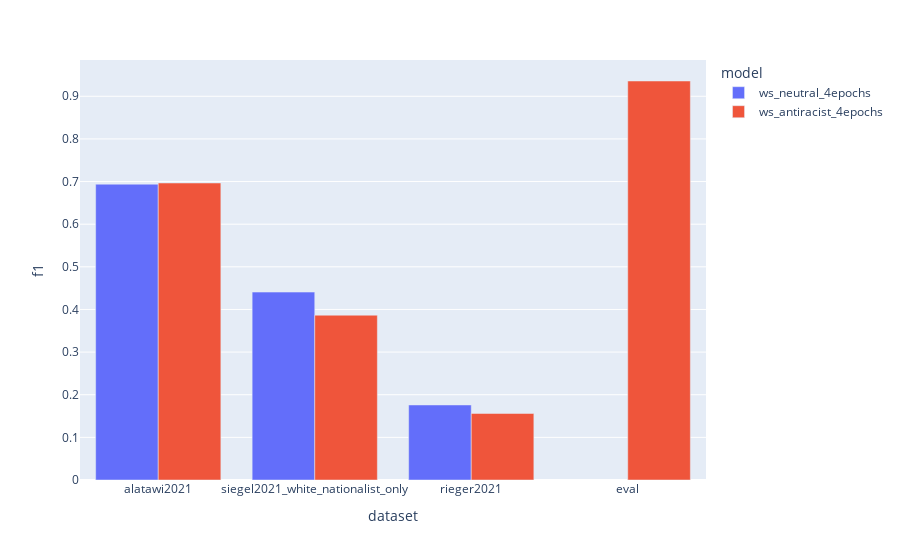
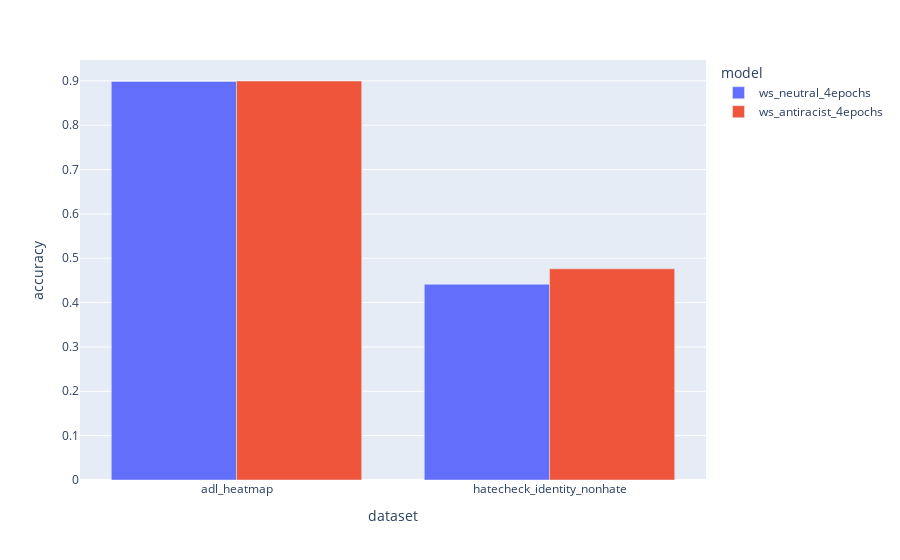

These figures' notebook cell, in order:
### Code cell
# Plot F1 and accuracies for datasets that contain white supremacist and not
import plotly.express as px

for metric in results.selected_metric.unique():
    selected = results[results.selected_metric == metric]
    px.bar(selected, x='dataset', y=metric, color='model', barmode='group').show()

### Figure 1 — Plotly figure (JSON) as saved in the notebook; plotly's stock layout.template omitted (floating-point values rounded to 4 significant figures)
{"data": [{"alignmentgroup": "True", "hovertemplate": "model=ws_neutral_4epochs<br>dataset=%{x}<br>f1=%{y}<extra></extra>", "legendgroup": "ws_neutral_4epochs", "marker": {"color": "#636efa", "pattern": {"shape": ""}}, "name": "ws_neutral_4epochs", "offsetgroup": "ws_neutral_4epochs", "orientation": "v", "showlegend": true, "textposition": "auto", "type": "bar", "x": ["alatawi2021", "siegel2021_white_nationalist_only", "rieger2021"], "xaxis": "x", "y": [0.6938, 0.4407, 0.176], "yaxis": "y"}, {"alignmentgroup": "True", "hovertemplate": "model=ws_antiracist_4epochs<br>dataset=%{x}<br>f1=%{y}<extra></extra>", "legendgroup": "ws_antiracist_4epochs", "marker": {"color": "#EF553B", "pattern": {"shape": ""}}, "name": "ws_antiracist_4epochs", "offsetgroup": "ws_antiracist_4epochs", "orientation": "v", "showlegend": true, "textposition": "auto", "type": "bar", "x": ["eval", "alatawi2021", "siegel2021_white_nationalist_only", "rieger2021"], "xaxis": "x", "y": [0.9358, 0.6966, 0.3866, 0.156], "yaxis": "y"}], "layout": {"autosize": true, "barmode": "group", "legend": {"title": {"text": "model"}, "tracegroupgap": 0}, "margin": {"t": 60}, "xaxis": {"anchor": "y", "autorange": true, "domain": [0, 1], "range": [-0.5, 3.5], "title": {"text": "dataset"}, "type": "category"}, "yaxis": {"anchor": "x", "autorange": true, "domain": [0, 1], "range": [0, 0.9851], "title": {"text": "f1"}, "type": "linear"}}}

### Figure 2 — Plotly figure (JSON) as saved in the notebook; plotly's stock layout.template omitted (floating-point values rounded to 4 significant figures)
{"data": [{"alignmentgroup": "True", "hovertemplate": "model=ws_neutral_4epochs<br>dataset=%{x}<br>accuracy=%{y}<extra></extra>", "legendgroup": "ws_neutral_4epochs", "marker": {"color": "#636efa", "pattern": {"shape": ""}}, "name": "ws_neutral_4epochs", "offsetgroup": "ws_neutral_4epochs", "orientation": "v", "showlegend": true, "textposition": "auto", "type": "bar", "x": ["adl_heatmap", "hatecheck_identity_nonhate"], "xaxis": "x", "y": [0.8986, 0.4413], "yaxis": "y"}, {"alignmentgroup": "True", "hovertemplate": "model=ws_antiracist_4epochs<br>dataset=%{x}<br>accuracy=%{y}<extra></extra>", "legendgroup": "ws_antiracist_4epochs", "marker": {"color": "#EF553B", "pattern": {"shape": ""}}, "name": "ws_antiracist_4epochs", "offsetgroup": "ws_antiracist_4epochs", "orientation": "v", "showlegend": true, "textposition": "auto", "type": "bar", "x": ["adl_heatmap", "hatecheck_identity_nonhate"], "xaxis": "x", "y": [0.8996, 0.4762], "yaxis": "y"}], "layout": {"autosize": true, "barmode": "group", "legend": {"title": {"text": "model"}, "tracegroupgap": 0}, "margin": {"t": 60}, "xaxis": {"anchor": "y", "autorange": true, "domain": [0, 1], "range": [-0.5, 1.5], "title": {"text": "dataset"}, "type": "category"}, "yaxis": {"anchor": "x", "autorange": true, "domain": [0, 1], "range": [0, 0.9469], "title": {"text": "accuracy"}, "type": "linear"}}}
